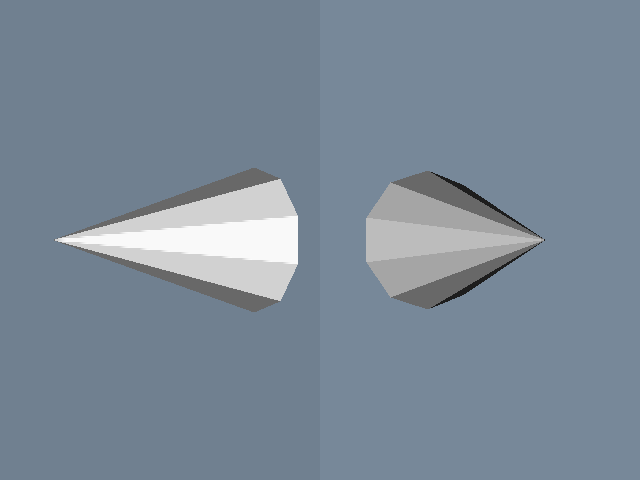

This figure's Python source:
#!/usr/bin/env python

# Render a cone in two side-by-side viewports with independent cameras,
# then animate 60 frames of azimuth rotation before entering interactive mode.

import time

# Factory overrides: importing these modules registers the OpenGL rendering
# and interaction style implementations for vtkRenderingCore factory classes.
import vtkmodules.vtkInteractionStyle  # noqa: F401
import vtkmodules.vtkRenderingOpenGL2  # noqa: F401

# VTK pipeline classes used in this example
from vtkmodules.vtkFiltersSources import vtkConeSource
from vtkmodules.vtkRenderingCore import (
    vtkActor,
    vtkPolyDataMapper,
    vtkRenderWindow,
    vtkRenderWindowInteractor,
    vtkRenderer,
)

# Colors (normalized RGB)
slate_gray = (0.439, 0.502, 0.565)
light_slate_gray = (0.467, 0.533, 0.600)

# Source: generate a cone
cone = vtkConeSource()
cone.SetHeight(3.0)
cone.SetRadius(1.0)
cone.SetResolution(10)

# Mapper: map cone polygon data to graphics primitives
mapper = vtkPolyDataMapper()
mapper.SetInputConnection(cone.GetOutputPort())

# Actor: shared cone geometry
actor = vtkActor()
actor.SetMapper(mapper)

# Renderer: left viewport (starts with 90° azimuth offset)
renderer_left = vtkRenderer()
renderer_left.AddActor(actor)
renderer_left.SetBackground(slate_gray)
renderer_left.SetViewport(0.0, 0.0, 0.5, 1.0)

# Renderer: right viewport
renderer_right = vtkRenderer()
renderer_right.AddActor(actor)
renderer_right.SetBackground(light_slate_gray)
renderer_right.SetViewport(0.5, 0.0, 1.0, 1.0)

# Window: display the rendered scene
render_window = vtkRenderWindow()
render_window.AddRenderer(renderer_left)
render_window.AddRenderer(renderer_right)
render_window.SetWindowName("cone dual viewport animated")
render_window.SetMultiSamples(0)
render_window.SetSize(640, 480)

# Scene: configure cameras
renderer_left.ResetCamera()
renderer_left.GetActiveCamera().Azimuth(90)

# Interactor: handle mouse and keyboard events
interactor = vtkRenderWindowInteractor()
interactor.SetRenderWindow(render_window)

# Animation: rotate both cameras 60° over 60 frames
for _ in range(60):
    time.sleep(0.03)
    render_window.Render()
    renderer_left.GetActiveCamera().Azimuth(1)
    renderer_right.GetActiveCamera().Azimuth(1)

# Launch the interactive visualization
render_window.Render()
interactor.Start()
